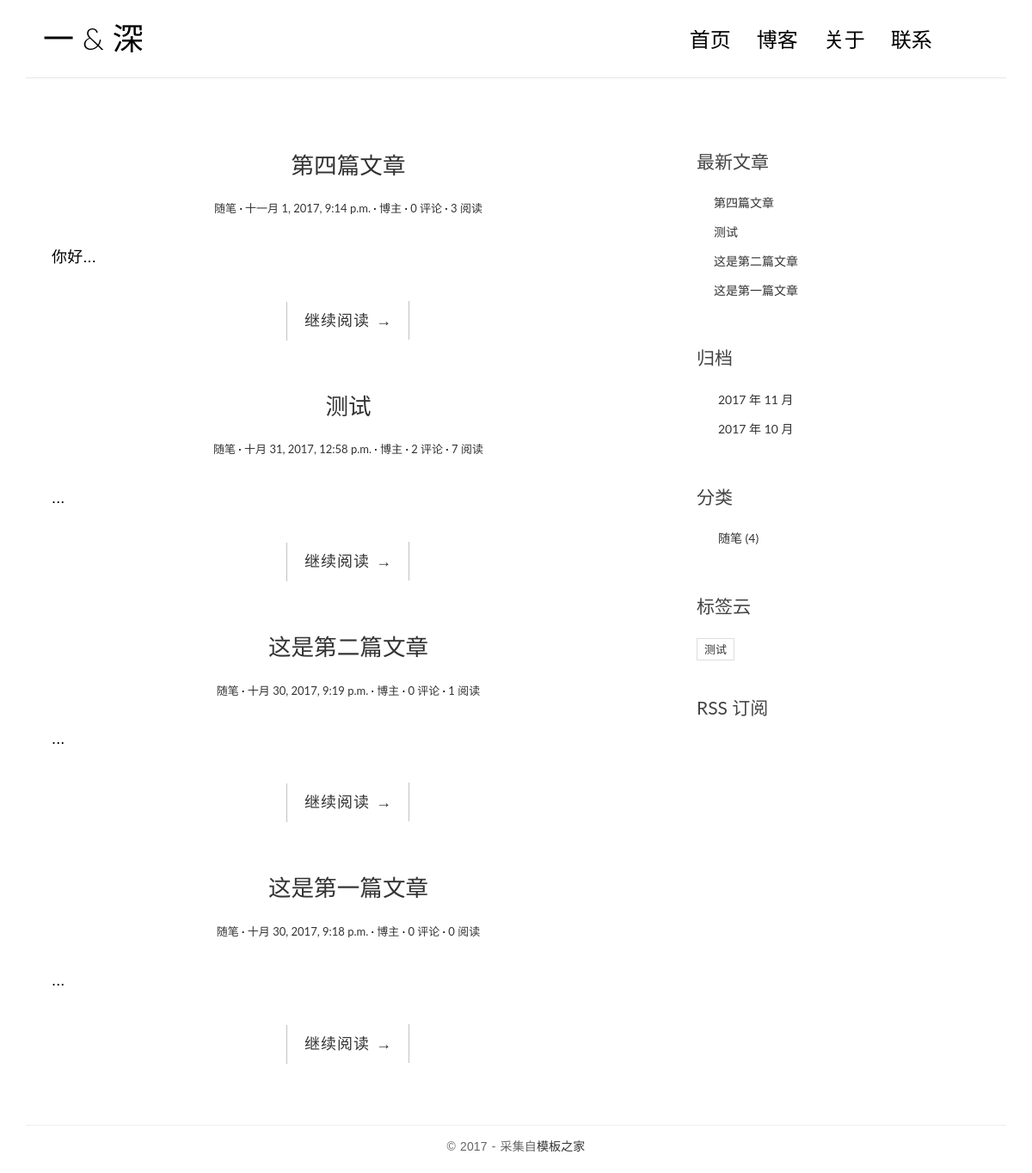
The app's page /, older data.
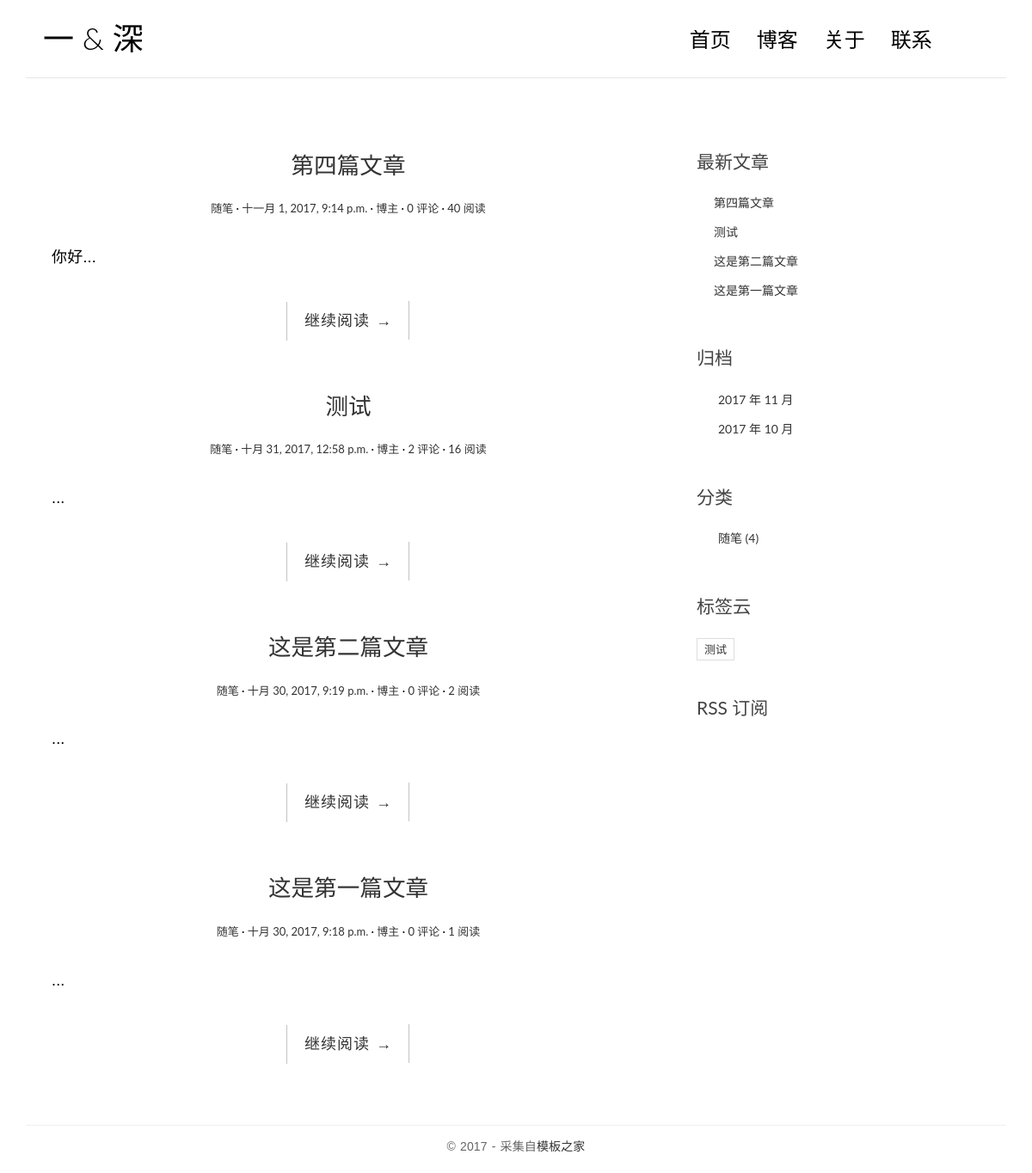
The same page, newer data.
### blog/models.py (models this page shows, shortened)
class Post(models.Model):
    title = models.CharField(max_length=70)
    body = models.TextField()
    created_time = models.DateTimeField()
    modified_time = models.DateTimeField()
    excerpt = models.CharField(max_length=200, blank=True)
    category = models.ForeignKey(Category)
    tags = models.ManyToManyField(Tag, blank=True)
    author = models.ForeignKey(User)
    views = models.PositiveIntegerField(default=0)
    def get_absolute_url(self):
        return reverse('blog:detail', kwargs={'pk':self.pk})
    class Meta:
        ordering = ['-created_time']

class Category(models.Model):
    name = models.CharField(max_length=100)

### blog/views.py (the view, shortened to what this page needs)
# urls.py: url(r'^$', views.IndexView.as_view(), name='index'),
class IndexView(ListView):
    model = Post
    template_name = 'blog/index.html'
    content_object_name = 'post_list'
    paginate_by = 8
    def get_context_data(self, **kwargs):
        context = super().get_context_data(**kwargs)
        paginator = context.get('paginator')
        page = context.get('page_obj')
        is_paginated = context.get('is_paginated')
        pagination_data = self.pagination_data(paginator, page, is_paginated)
        context.update(pagination_data)
        return context
    def pagination_data(self, paginator, page, is_paginated):
        if not is_paginated:
            return {}

### blog/templatetags/blog_tags.py (called while the page is built)
@register.simple_tag
def get_recent_posts(num=5):
    return Post.objects.all().order_by('-created_time')[:num]

@register.simple_tag
def archives():
    return Post.objects.dates('created_time', 'month', order='DESC')

@register.simple_tag
def get_categories():
    return Category.objects.annotate(num_posts=Count('post')).filter(num_posts__gt=0)

@register.simple_tag
def get_tags():
    return Tag.objects.annotate(num_posts=Count('post')).filter(num_posts__gt=0)

### templates/blog/index.html (shortened to what this page needs)
{% extends 'base.html' %}
{% block main %}
	{% for post in post_list %}
	    <article class="post post-{{ post.pk }}">
	        <header class="entry-header">
	            <h1 class="entry-title">
	                <a href="{{ post.get_absolute_url }}">{{ post.title }}</a>
	            </h1>
	            <div class="entry-meta">
	                <span class="post-category"><a href="#">{{ post.category.name }}</a></span>
	                <span class="post-date"><a href="#"><time class="entry-date"
	                                                          datetime="{{ post.created_time }}">{{ post.created_time }}</time></a></span>
	                <span class="post-author"><a href="#">{{ post.author }}</a></span>
	                <span class="comments-link"><a href="#">{{ post.comment_set.count }} 评论</a></span>
	                <span class="views-count"><a href="{{ post.get_absolute_url }}">{{ post.views }} 阅读</a></span>
	            </div>
	        </header>
	        <div class="entry-content clearfix">
	            <p>{{ post.excerpt }}...</p>
	            <div class="read-more cl-effect-14">
	                <a href="{{ post.get_absolute_url }}" class="more-link">继续阅读 <span class="meta-nav">→</span></a>
	            </div>
	        </div>
	    </article>
	{% empty %}
	    <div class="no-post">暂时还没有发布的文章！</div>
	{% endfor %}
{% endblock main %}

### templates/base.html (shortened to what the changed rows need)
{% load staticfiles %}
{% load blog_tags %}
<!DOCTYPE html>
<html>
<head>
    <link rel="stylesheet" href="http://code.ionicframework.com/ionicons/2.0.1/css/ionicons.min.css">
    <link href="https://cdn.bootcss.com/bootstrap/3.3.7/css/bootstrap.min.css" rel="stylesheet">
    <link rel="stylesheet" href="{% static 'blog/css/pace.css' %}">
    <link rel="stylesheet" href="{% static 'blog/css/custom.css' %}">
    <link rel="stylesheet" href="{% static 'blog/css/highlights/github.css' %}">
</head>
<body>
<div class="container">
    <header id="site-header">
        <div class="row">
            <div class="col-md-4 col-sm-5 col-xs-8">
                <div class="logo">
                    <h1><a href="{% url 'blog:index' %}"><b>一</b> &amp; 深</a></h1>
                </div>
            </div>
        </div>
    </header>
</div>
<div class="content-body">
    <div class="container">
        <div class="row">
            <main class="col-md-8">
                {% block main %}
                {% endblock main %}
            </main>
            <aside class="col-md-4">
                <div class="widget widget-recent-posts">
                    {% get_recent_posts as recent_post_list %}
                    <ul>
                        {% for post in recent_post_list %}
                        <li>
                            <a href="{{ post.get_absolute_url }}">{{ post.title }}</a>
                        </li>
                        {% empty %}
                        暂无文章！
                        {% endfor %}
                    </ul>
                </div>
                    {% archives as date_list %}
                    {% get_categories as category_list %}
                    {% get_tags as tag_list %}
            </aside>
        </div>
    </div>
</div>
</body>
</html>

Row changes from the older to the newer data that the page shows:
changed Post "第四篇文章": views "3" → "40"
changed Post "测试": views "7" → "16"
changed Post "这是第二篇文章": views "1" → "2"
changed Post "这是第一篇文章": views "0" → "1"
